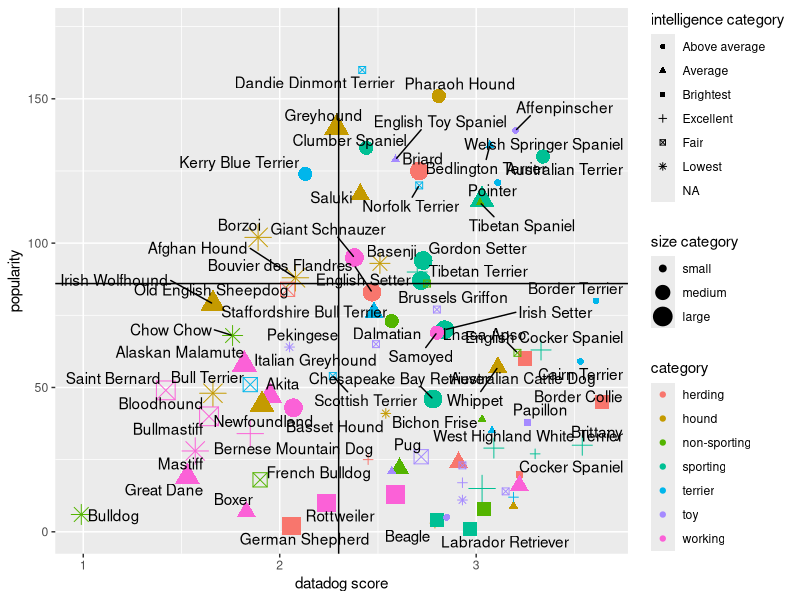

Write R code to recreate this figure.
## ---- chunk 1
knitr::opts_chunk$set(echo = TRUE)
library(ggplot2)
library(ggrepel)
library(tidyverse)
## ---- chunk 2
df1 <- readxl::read_xlsx('KIB - Best in Show (public).xlsx', sheet = 'Best in show', skip = 5)
df1clean <- df1[-c(1,174:184),] %>%
  rename("popularity" = "popularity ranking (1-173, 1 = most popular)") %>%
  select("Dog breed","category","size category", "popularity","intelligence ranking","intelligence category")
df2 <- readxl::read_xlsx('KIB - Best in Show (public).xlsx', sheet = 'Best in show full sheet', skip = 2)
df2clean <- df2[-1,] %>% 
  rename("Dog breed" = "Sources - see bottom right") %>%
  rename("popularity" = "POPULARITY IN US...6") %>%
  rename("intelligence ranking" = "1 INTELLIGENCE (TRAINABILITY) ranking") %>%
  select("Dog breed","category","size category", "datadog score", "popularity","intelligence ranking","intelligence category")
## ---- chunk 3
topdog <- merge(df1clean, df2clean, by=c("Dog breed","category","size category", "popularity","intelligence ranking","intelligence category"))
topdog$popularity = as.numeric(topdog$popularity)
topdog$`intelligence ranking` = as.numeric(topdog$`intelligence ranking`)  
topdog$`size category` = as.factor(topdog$`size category`)
topdog$`size category` = factor(topdog$`size category`,levels = c("small", "medium", "large"))
topdog$`intelligence category`[topdog$`intelligence category` == "no data"] <- NA
## ---- chunk 4
topdog %>% ggplot(aes(x = `datadog score`, y = popularity)) + 
  geom_point(aes(color = category, shape = `intelligence category`, size = `size category`)) +
  geom_hline(yintercept = 86) + 
  geom_vline(xintercept = 2.3) +
  geom_text_repel(aes(label = `Dog breed`))
